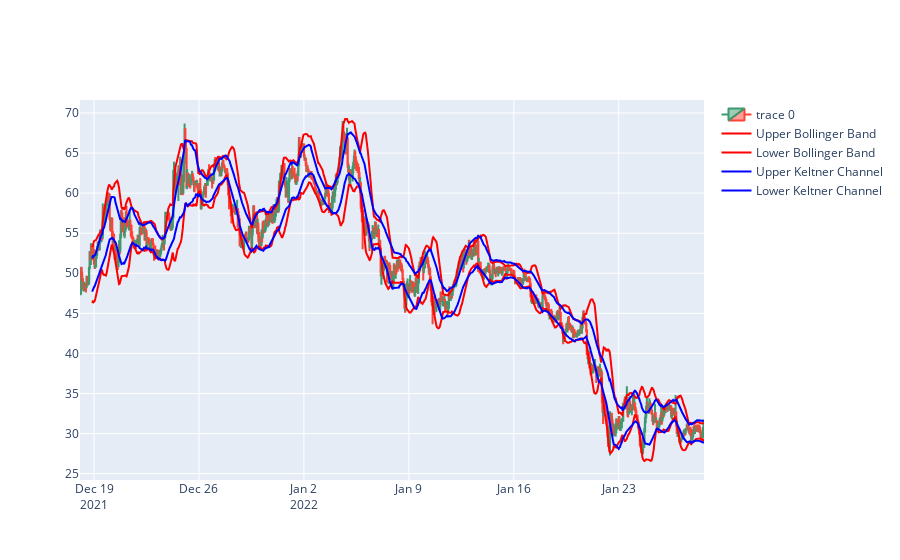

Source (notebook cell):
### Code cell
df = dataframes['ARUSDT']
chart(df)

### Figure 1 — Plotly figure (JSON) as saved in the notebook; plotly's stock layout.template omitted (floating-point values rounded to 4 significant figures; data arrays with more than 128 entries replaced by an {"elided": "..."} marker saying what was removed)
{"data": [{"close": {"elided": "999 float values"}, "high": {"elided": "999 float values"}, "low": {"elided": "999 float values"}, "open": {"elided": "999 float values"}, "type": "candlestick", "x": {"elided": "999 str values"}}, {"line": {"color": "red"}, "name": "Upper Bollinger Band", "type": "scatter", "x": {"elided": "999 str values"}, "y": {"elided": "999 float values"}}, {"line": {"color": "red"}, "name": "Lower Bollinger Band", "type": "scatter", "x": {"elided": "999 str values"}, "y": {"elided": "999 float values"}}, {"line": {"color": "blue"}, "name": "Upper Keltner Channel", "type": "scatter", "x": {"elided": "999 str values"}, "y": {"elided": "999 float values"}}, {"line": {"color": "blue"}, "name": "Lower Keltner Channel", "type": "scatter", "x": {"elided": "999 str values"}, "y": {"elided": "999 float values"}}], "layout": {"xaxis": {"rangeslider": {"visible": false}}}}
